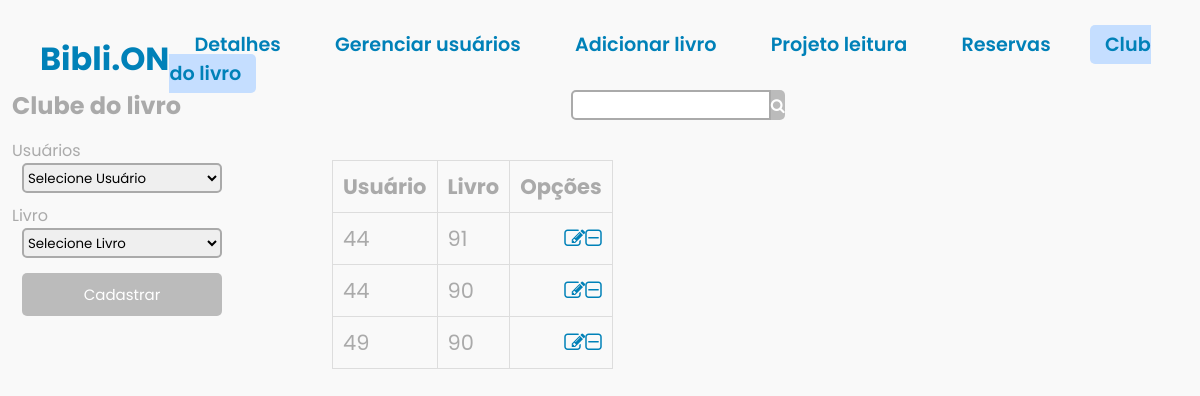
Screenshot of /biblioteca/adm/clublivro.php (signed in) with the database file from the repository.
### tables this page shows
CREATE TABLE IF NOT EXISTS `projetolivro` (
`id` int(11) NOT NULL,
  `user` int(11) NOT NULL,
  `nomelivro` varchar(255) NOT NULL,
  `pagina` int(11) NOT NULL
);

### biblioteca/adm/clublivro.php (the view, shortened to what this page needs)
<!DOCTYPE html>
<html>
<head>
    <link rel="stylesheet" type="text/css" href="../css/menuad.css">
    <link rel="stylesheet" href="https://stackpath.bootstrapcdn.com/font-awesome/4.7.0/css/font-awesome.min.css">
</head>
<body>
    <header>
        <nav class="navigation">
            <div>
                <h3>Bibli.ON</h3>
            </div>
            <div>
                <a href="menuadm.php">Detalhes</a>
                <a href="gerenciar.php">Gerenciar usuários</a>
                <a href="addlivro.php">Adicionar livro</a>
                <a href="projetolei.php">Projeto leitura</a>
                <a href="reservas.php">Reservas</a>
                <a style="background-color: #c5deff;">Club do livro </a>
            </div>
        </nav>
    </header>
    <div id="adicionar-livro-secao" class="addlivro">
        <div class="container1">
            <form method="POST" action="<?php echo $_SERVER["PHP_SELF"]; ?>" enctype="multipart/form-data">
                <h2>Clube do livro</h2>
                <label for="livro">Usuários</label><br>
                <select style="margin-bottom: 10px;" class="in" name="livro" required>
                <?php
                    $host = "localhost";
                    $user = "root";
                    $password = "root";
                    $database = "biblioteca";
                    $conn = mysqli_connect($host, $user, $password, $database);
                    $sql = "SELECT * FROM pessoas";
                    $result = $conn->query($sql);
                    if ($result->num_rows > 0) {
                        echo '<option value="">Selecione Usuário</option>';
                    } else {
                        echo '<option disabled>Nenhuma categoria encontrada para este evento.</option>';
                    }
                ?>
                </select>
                <label for="turma">Livro</label><br>
                <select style="margin-bottom: 10px;" class="in" name="turma" required>
                <?php
                    $host = "localhost";
                    $user = "root";
                    $password = "root";
                    $database = "biblioteca";
                    $conn = mysqli_connect($host, $user, $password, $database);
                    $sql = "SELECT * FROM livros";
                    $result = $conn->query($sql);
                    if ($result->num_rows > 0) {
                        echo '<option value="">Selecione Livro</option>';
                    } else {
                        echo '<option disabled>Nenhuma categoria encontrada para este evento.</option>';
                    }
                ?>
                </select><br>
                <button class="lin" type="submit" name="cadastrar" value="Cadastrar">Cadastrar</button>
            </form>
        </div>
        <div class="container2">
            <form class="bun" method="GET" action="<?php echo $_SERVER["PHP_SELF"]; ?>">
              <input class="bun1" type="text" name="search" id="search" class="search-input">
              <button class="bun2" type="submit" class="search-button"><i class="fa fa-search" aria-hidden="true"></i></button>
            </form>
            <table>
            <thead>
                <tr>
                <th>Usuário</th>
                <th>Livro</th>
                <th>Opções</th>
                </tr>
            </thead>
            <tbody>
                            <?php
                $servername = "localhost";
                $username = "root";
                $password = "root";
                $dbname = "biblioteca";
                $conn = new mysqli($servername, $username, $password, $dbname);
                $search = isset($_GET['search']) ? $_GET['search'] : '';
                $sql = "SELECT * FROM projetolivro WHERE user LIKE '%$search%'";
                $result = $conn->query($sql);
                if ($result->num_rows > 0) {
                    while ($row = $result->fetch_assoc()) {
                        echo "<tr>";
                        echo "<td>" . $row["user"] . "</td>";
                        echo "<td>" . $row["nomelivro"] . "</td>";
                        echo "<td class='options'>
                                <a class='fa fa-pencil-square-o ininn' href='detalhesadm.php?id=" . $row["id"] . "'></a>";
                        echo "<a id='delete-button' class='fa fa-minus-square-o ininn' href='apagar2.php?id=" . $row["id"] . "'
                            onclick=\"return confirm('Tem certeza que deseja excluir este registro?');\"></a>";
                        echo "</td></tr>";
                    }
                } else {
                    echo "<tr><td colspan='6'>Nenhum livro encontrado.</td></tr>";
                }
                ?>
            </tbody>
            </table>
        </div>
    </div>
</body>
</html>

### biblioteca/css/menuad.css (style rules this page uses)
body { background-color: #f9f9f9; min-height: 100vh; background-repeat: no-repeat; display: flex; justify-content: center; align-items: center; }
* { margin: 0; padding: 0; box-sizing: border-box; font-family: 'Poppins', sans-serif; }
header { position: absolute; top: 0; left: 0; width: 100%; padding: 30px 40px; z-index: 100; }
.navigation a { text-decoration: none; color: #0081B8; padding: 6px 15px; border-radius: 5px; margin: 0 10px; font-weight: 600; font-size: larger; transition: all 0.5s ease; }
.navigation h3 { font-size: 2em; color: #0081B8; pointer-events: none; }
nav { display: flex; align-items: center; justify-content: space-between; }
.container1 { padding-right: 100px; }
h2 { color:#aaa; text-align: left; margin-bottom: 15px; margin-top: 8px; }
.in { display: block; border: 2px solid #aaa; width: 200px; height: 30px; margin-left: 10px; margin-right: 10px; border-radius: 5px; transition: 0.3s; }
.lin { float: left; position: relative; bottom: 20px; font-size: 15px; width: 200px; padding: 10px 15px; background-color: #bbb; color: #fff; border-radius: 5px; margin-left: 10px; border: none; transition: 0.3s; }
.ininn { text-decoration: none; color: #0081B8; }
label { color: #aaa; }
.addlivro { display: flex; justify-content: left; height: 80vh; width: 98%; align-items: stretch; }
table { border-collapse: collapse; }
td, th { padding: 10px; color: #aaa; font-size: 21px; border: 1px solid #ddd; }
td.options { text-align: right; }
.bun { margin-top: 10px; margin-bottom: 40px; display: flex; align-items: center; margin-left: 85%; }
.bun1 { border: 2px solid #aaa; width: 200px; height: 30px; border-radius: 5px 0px 0px 5px; }
.bun2 { font-size: 15px; height: 30px; width: 30px; background-color: #bbb; color: #fff; border-radius: 0px 5px 5px 0px; border: none; transition: 0.3s; }
.container2 { display: flex; flex-direction: column; }

### rows the page displays
projetolivro: user "44", nomelivro "91"
projetolivro: user "44", nomelivro "90"
projetolivro: user "49", nomelivro "90"
